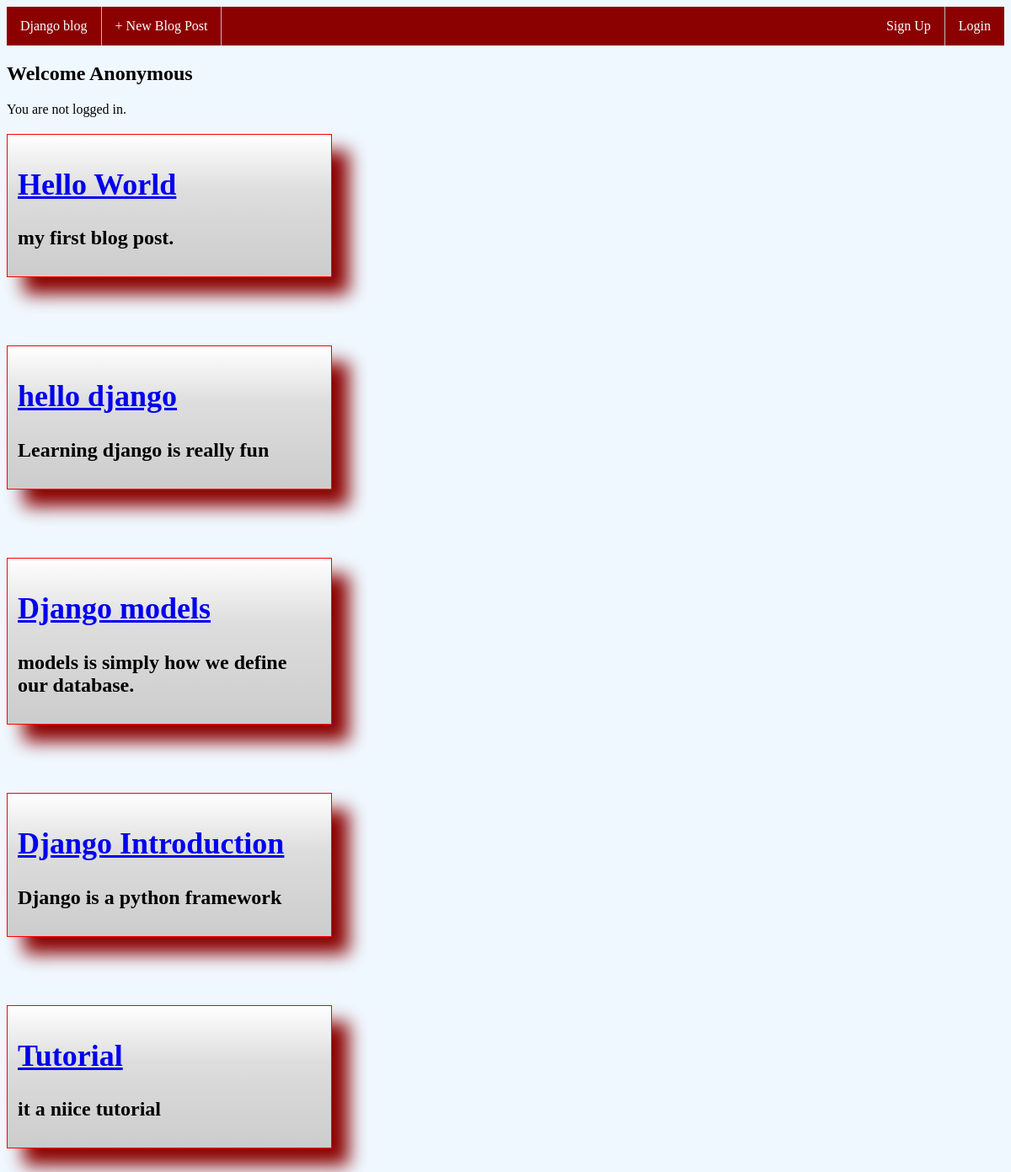
The page / on the database its author committed.
### blog/models.py (models this page shows, shortened)
class Post(models.Model):
    title = models.CharField(max_length=200)
    author = models.ForeignKey('auth.User', on_delete=models.CASCADE,)
    body = models.TextField()

### blog/views.py (the view)
# urls.py: path('', BlogListView.as_view(), name='home'),
class BlogListView(ListView):
    model = Post
    template_name='home.html'

### templates/home.html
{% extends 'base.html' %}
{% block content %}
    <h2 id="kon">
    {% for post in object_list %}
        <div class='post-entry'>
            <h2><a href="{% url 'post_detail' post.pk %}">{{post.title}}</a></h2>
            <p>{{post.body}}</p>
        </div><br><br><br>
    {% endfor %}
{% endblock content %}

### templates/base.html (shortened to what this page needs)
<!DOCTYPE html>
<html lang="en">
{% load static %}
<head>
    <link href="{% static 'base.css' %}" rel="stylesheet">
</head>
<body>
    <ul id="nav">
        {%if not user.is_authenticated %}
            <li><a href="{% url 'home' %}">Django blog</a></li>
            <li><a href="{% url 'login' %}">+ New Blog Post</a></li>
            <ul style="float:right;list-style-type:none;">
                <li><a href="{% url 'signup' %}">Sign Up</a></li>
                <li><a href="{% url 'login' %}">Login</a></li>
            </ul>
        {%else%}
            <li><a href="{% url 'home' %}">Django blog</a></li>
            <li><a href="{% url 'post_new' %}">+ New Blog Post</a></li>
            <ul style="float:right;list-style-type:none;">
                <li><a href="{% url 'logout' %}">Log out</a></li>
            </ul>
        {%endif%}
    </ul>
    {% if user.is_authenticated %}
        <h2>Howdy {{ user.username }}!</h2>
        <p class="link"><a href="{% url 'change_password' %}">Change-password</a></p>
    {% else %}
        <h2>Welcome Anonymous</h2>
        <p>You are not logged in.</p>
    {% endif %}
    <div>
        {% block content %}
        {% endblock content %}
    </div>
</body>
</html>

### static/base.css (style rules this page uses)
body { background-color: aliceblue; }
.post-entry { width: 15em; border: 1px solid red; box-shadow: 20px 20px 20px darkred; padding: 8px 12px; background-image: linear-gradient(180deg, #fff, #ddd 40%, #ccc); }
#nav { list-style-type: none; margin: 0; padding: 0; overflow: hidden; background-color: darkred; }
li { float: left; border-right:1px solid #bbb; }
li:last-child { border-right: none; }
li a { display: block; color: white; text-align: center; padding: 14px 16px; text-decoration: none; }

### rows shown on the page
Post: title "Hello World", body "my first blog post."
Post: title "hello django", body "Learning django is really fun"
Post: title "Django models", body "models is simply how we define our database."
Post: title "Django Introduction", body "Django is a python framework"
Post: title "Tutorial", body "it a niice tutorial"
